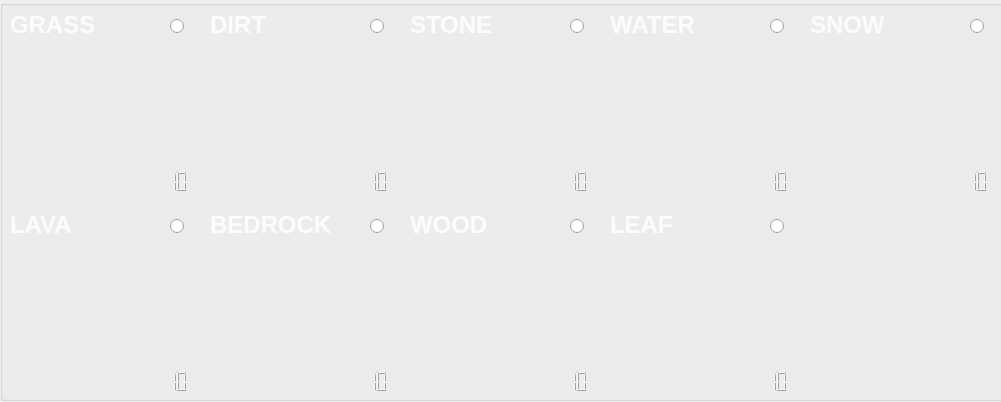
<?xml version="1.0" encoding="UTF-8"?>
<ui version="4.0">
 <class>Form</class>
 <widget class="QWidget" name="Form">
  <property name="geometry">
   <rect>
    <x>0</x>
    <y>0</y>
    <width>1001</width>
    <height>402</height>
   </rect>
  </property>
  <property name="windowTitle">
   <string>Form</string>
  </property>
  <widget class="QLabel" name="label">
   <property name="geometry">
    <rect>
     <x>0</x>
     <y>0</y>
     <width>201</width>
     <height>201</height>
    </rect>
   </property>
   <property name="text">
    <string>&lt;html&gt;&lt;head/&gt;&lt;body&gt;&lt;p&gt;&lt;img src=&quot;:/textures/grass.png&quot;/&gt;&lt;/p&gt;&lt;/body&gt;&lt;/html&gt;</string>
   </property>
  </widget>
  <widget class="QLabel" name="label_2">
   <property name="geometry">
    <rect>
     <x>200</x>
     <y>0</y>
     <width>201</width>
     <height>201</height>
    </rect>
   </property>
   <property name="text">
    <string>&lt;html&gt;&lt;head/&gt;&lt;body&gt;&lt;p&gt;&lt;img src=&quot;:/textures/dirt.png&quot;/&gt;&lt;/p&gt;&lt;/body&gt;&lt;/html&gt;</string>
   </property>
  </widget>
  <widget class="QLabel" name="label_3">
   <property name="geometry">
    <rect>
     <x>400</x>
     <y>0</y>
     <width>201</width>
     <height>201</height>
    </rect>
   </property>
   <property name="text">
    <string>&lt;html&gt;&lt;head/&gt;&lt;body&gt;&lt;p&gt;&lt;img src=&quot;:/textures/stone.png&quot;/&gt;&lt;/p&gt;&lt;p&gt;&lt;br/&gt;&lt;/p&gt;&lt;/body&gt;&lt;/html&gt;</string>
   </property>
  </widget>
  <widget class="QLabel" name="label_4">
   <property name="geometry">
    <rect>
     <x>600</x>
     <y>0</y>
     <width>201</width>
     <height>201</height>
    </rect>
   </property>
   <property name="text">
    <string>&lt;html&gt;&lt;head/&gt;&lt;body&gt;&lt;p&gt;&lt;img src=&quot;:/textures/water.png&quot;/&gt;&lt;/p&gt;&lt;/body&gt;&lt;/html&gt;</string>
   </property>
  </widget>
  <widget class="QLabel" name="label_5">
   <property name="geometry">
    <rect>
     <x>800</x>
     <y>0</y>
     <width>201</width>
     <height>201</height>
    </rect>
   </property>
   <property name="text">
    <string>&lt;html&gt;&lt;head/&gt;&lt;body&gt;&lt;p&gt;&lt;img src=&quot;:/textures/snow.png&quot;/&gt;&lt;/p&gt;&lt;/body&gt;&lt;/html&gt;</string>
   </property>
  </widget>
  <widget class="QLabel" name="label_6">
   <property name="geometry">
    <rect>
     <x>0</x>
     <y>200</y>
     <width>201</width>
     <height>201</height>
    </rect>
   </property>
   <property name="text">
    <string>&lt;html&gt;&lt;head/&gt;&lt;body&gt;&lt;p&gt;&lt;img src=&quot;:/textures/lava.png&quot;/&gt;&lt;/p&gt;&lt;/body&gt;&lt;/html&gt;</string>
   </property>
  </widget>
  <widget class="QLabel" name="label_7">
   <property name="geometry">
    <rect>
     <x>200</x>
     <y>200</y>
     <width>201</width>
     <height>201</height>
    </rect>
   </property>
   <property name="text">
    <string>&lt;html&gt;&lt;head/&gt;&lt;body&gt;&lt;p&gt;&lt;img src=&quot;:/textures/bedrock.png&quot;/&gt;&lt;/p&gt;&lt;/body&gt;&lt;/html&gt;</string>
   </property>
  </widget>
  <widget class="QLabel" name="label_8">
   <property name="geometry">
    <rect>
     <x>400</x>
     <y>200</y>
     <width>201</width>
     <height>201</height>
    </rect>
   </property>
   <property name="text">
    <string>&lt;html&gt;&lt;head/&gt;&lt;body&gt;&lt;p&gt;&lt;img src=&quot;:/textures/wood.png&quot;/&gt;&lt;/p&gt;&lt;/body&gt;&lt;/html&gt;</string>
   </property>
  </widget>
  <widget class="QLabel" name="label_9">
   <property name="geometry">
    <rect>
     <x>600</x>
     <y>200</y>
     <width>201</width>
     <height>201</height>
    </rect>
   </property>
   <property name="text">
    <string>&lt;html&gt;&lt;head/&gt;&lt;body&gt;&lt;p&gt;&lt;img src=&quot;:/textures/leaf.png&quot;/&gt;&lt;/p&gt;&lt;/body&gt;&lt;/html&gt;</string>
   </property>
  </widget>
  <widget class="QLabel" name="label_10">
   <property name="geometry">
    <rect>
     <x>0</x>
     <y>0</y>
     <width>1031</width>
     <height>401</height>
    </rect>
   </property>
   <property name="text">
    <string>&lt;html&gt;&lt;head/&gt;&lt;body&gt;&lt;p&gt;&lt;img src=&quot;:/textures/Background.png&quot;/&gt;&lt;/p&gt;&lt;/body&gt;&lt;/html&gt;</string>
   </property>
  </widget>
  <widget class="QLabel" name="label_12">
   <property name="geometry">
    <rect>
     <x>210</x>
     <y>10</y>
     <width>181</width>
     <height>31</height>
    </rect>
   </property>
   <property name="text">
    <string>&lt;html&gt;&lt;head/&gt;&lt;body&gt;&lt;p&gt;&lt;span style=&quot; font-size:18pt; font-weight:600; color:#ffffff;&quot;&gt;DIRT&lt;/span&gt;&lt;/p&gt;&lt;/body&gt;&lt;/html&gt;</string>
   </property>
  </widget>
  <widget class="QLabel" name="label_13">
   <property name="geometry">
    <rect>
     <x>10</x>
     <y>210</y>
     <width>181</width>
     <height>31</height>
    </rect>
   </property>
   <property name="text">
    <string>&lt;html&gt;&lt;head/&gt;&lt;body&gt;&lt;p&gt;&lt;span style=&quot; font-size:18pt; font-weight:600; color:#ffffff;&quot;&gt;LAVA&lt;/span&gt;&lt;/p&gt;&lt;/body&gt;&lt;/html&gt;</string>
   </property>
  </widget>
  <widget class="QLabel" name="label_14">
   <property name="geometry">
    <rect>
     <x>210</x>
     <y>210</y>
     <width>181</width>
     <height>31</height>
    </rect>
   </property>
   <property name="text">
    <string>&lt;html&gt;&lt;head/&gt;&lt;body&gt;&lt;p&gt;&lt;span style=&quot; font-size:18pt; font-weight:600; color:#ffffff;&quot;&gt;BEDROCK&lt;/span&gt;&lt;/p&gt;&lt;/body&gt;&lt;/html&gt;</string>
   </property>
  </widget>
  <widget class="QLabel" name="label_15">
   <property name="geometry">
    <rect>
     <x>10</x>
     <y>10</y>
     <width>181</width>
     <height>31</height>
    </rect>
   </property>
   <property name="text">
    <string>&lt;html&gt;&lt;head/&gt;&lt;body&gt;&lt;p&gt;&lt;span style=&quot; font-size:18pt; font-weight:600; color:#ffffff;&quot;&gt;GRASS&lt;/span&gt;&lt;/p&gt;&lt;/body&gt;&lt;/html&gt;</string>
   </property>
  </widget>
  <widget class="QLabel" name="label_16">
   <property name="geometry">
    <rect>
     <x>410</x>
     <y>210</y>
     <width>181</width>
     <height>31</height>
    </rect>
   </property>
   <property name="text">
    <string>&lt;html&gt;&lt;head/&gt;&lt;body&gt;&lt;p&gt;&lt;span style=&quot; font-size:18pt; font-weight:600; color:#ffffff;&quot;&gt;WOOD&lt;/span&gt;&lt;/p&gt;&lt;/body&gt;&lt;/html&gt;</string>
   </property>
  </widget>
  <widget class="QLabel" name="label_17">
   <property name="geometry">
    <rect>
     <x>610</x>
     <y>10</y>
     <width>181</width>
     <height>31</height>
    </rect>
   </property>
   <property name="text">
    <string>&lt;html&gt;&lt;head/&gt;&lt;body&gt;&lt;p&gt;&lt;span style=&quot; font-size:18pt; font-weight:600; color:#ffffff;&quot;&gt;WATER&lt;/span&gt;&lt;/p&gt;&lt;/body&gt;&lt;/html&gt;</string>
   </property>
  </widget>
  <widget class="QLabel" name="label_18">
   <property name="geometry">
    <rect>
     <x>410</x>
     <y>10</y>
     <width>181</width>
     <height>31</height>
    </rect>
   </property>
   <property name="text">
    <string>&lt;html&gt;&lt;head/&gt;&lt;body&gt;&lt;p&gt;&lt;span style=&quot; font-size:18pt; font-weight:600; color:#ffffff;&quot;&gt;STONE&lt;/span&gt;&lt;/p&gt;&lt;/body&gt;&lt;/html&gt;</string>
   </property>
  </widget>
  <widget class="QLabel" name="label_19">
   <property name="geometry">
    <rect>
     <x>610</x>
     <y>210</y>
     <width>181</width>
     <height>31</height>
    </rect>
   </property>
   <property name="text">
    <string>&lt;html&gt;&lt;head/&gt;&lt;body&gt;&lt;p&gt;&lt;span style=&quot; font-size:18pt; font-weight:600; color:#ffffff;&quot;&gt;LEAF&lt;/span&gt;&lt;/p&gt;&lt;/body&gt;&lt;/html&gt;</string>
   </property>
  </widget>
  <widget class="QLabel" name="label_20">
   <property name="geometry">
    <rect>
     <x>810</x>
     <y>10</y>
     <width>181</width>
     <height>31</height>
    </rect>
   </property>
   <property name="text">
    <string>&lt;html&gt;&lt;head/&gt;&lt;body&gt;&lt;p&gt;&lt;span style=&quot; font-size:18pt; font-weight:600; color:#ffffff;&quot;&gt;SNOW&lt;/span&gt;&lt;/p&gt;&lt;/body&gt;&lt;/html&gt;</string>
   </property>
  </widget>
  <widget class="QLCDNumber" name="grass_LCDnum">
   <property name="geometry">
    <rect>
     <x>130</x>
     <y>170</y>
     <width>64</width>
     <height>23</height>
    </rect>
   </property>
   <property name="font">
    <font>
     <pointsize>18</pointsize>
    </font>
   </property>
   <property name="autoFillBackground">
    <bool>true</bool>
   </property>
   <property name="frameShape">
    <enum>QFrame::NoFrame</enum>
   </property>
   <property name="frameShadow">
    <enum>QFrame::Raised</enum>
   </property>
   <property name="lineWidth">
    <number>2</number>
   </property>
   <property name="digitCount">
    <number>5</number>
   </property>
   <property name="value" stdset="0">
    <double>10.000000000000000</double>
   </property>
  </widget>
  <widget class="QLCDNumber" name="lava_LCDnum">
   <property name="geometry">
    <rect>
     <x>130</x>
     <y>370</y>
     <width>64</width>
     <height>23</height>
    </rect>
   </property>
   <property name="font">
    <font>
     <pointsize>18</pointsize>
    </font>
   </property>
   <property name="autoFillBackground">
    <bool>true</bool>
   </property>
   <property name="frameShape">
    <enum>QFrame::NoFrame</enum>
   </property>
   <property name="frameShadow">
    <enum>QFrame::Raised</enum>
   </property>
   <property name="lineWidth">
    <number>2</number>
   </property>
   <property name="digitCount">
    <number>5</number>
   </property>
   <property name="value" stdset="0">
    <double>10.000000000000000</double>
   </property>
  </widget>
  <widget class="QLCDNumber" name="dirt_LCDnum">
   <property name="geometry">
    <rect>
     <x>330</x>
     <y>170</y>
     <width>64</width>
     <height>23</height>
    </rect>
   </property>
   <property name="font">
    <font>
     <pointsize>18</pointsize>
    </font>
   </property>
   <property name="autoFillBackground">
    <bool>true</bool>
   </property>
   <property name="frameShape">
    <enum>QFrame::NoFrame</enum>
   </property>
   <property name="frameShadow">
    <enum>QFrame::Raised</enum>
   </property>
   <property name="lineWidth">
    <number>2</number>
   </property>
   <property name="digitCount">
    <number>5</number>
   </property>
   <property name="value" stdset="0">
    <double>10.000000000000000</double>
   </property>
  </widget>
  <widget class="QLCDNumber" name="bedrock_LCDnum">
   <property name="geometry">
    <rect>
     <x>330</x>
     <y>370</y>
     <width>64</width>
     <height>23</height>
    </rect>
   </property>
   <property name="font">
    <font>
     <pointsize>18</pointsize>
    </font>
   </property>
   <property name="autoFillBackground">
    <bool>true</bool>
   </property>
   <property name="frameShape">
    <enum>QFrame::NoFrame</enum>
   </property>
   <property name="frameShadow">
    <enum>QFrame::Raised</enum>
   </property>
   <property name="lineWidth">
    <number>2</number>
   </property>
   <property name="digitCount">
    <number>5</number>
   </property>
   <property name="value" stdset="0">
    <double>10.000000000000000</double>
   </property>
  </widget>
  <widget class="QLCDNumber" name="stone_LCDnum">
   <property name="geometry">
    <rect>
     <x>530</x>
     <y>170</y>
     <width>64</width>
     <height>23</height>
    </rect>
   </property>
   <property name="font">
    <font>
     <pointsize>18</pointsize>
    </font>
   </property>
   <property name="autoFillBackground">
    <bool>true</bool>
   </property>
   <property name="frameShape">
    <enum>QFrame::NoFrame</enum>
   </property>
   <property name="frameShadow">
    <enum>QFrame::Raised</enum>
   </property>
   <property name="lineWidth">
    <number>2</number>
   </property>
   <property name="digitCount">
    <number>5</number>
   </property>
   <property name="value" stdset="0">
    <double>10.000000000000000</double>
   </property>
  </widget>
  <widget class="QLCDNumber" name="water_LCDnum">
   <property name="geometry">
    <rect>
     <x>730</x>
     <y>170</y>
     <width>64</width>
     <height>23</height>
    </rect>
   </property>
   <property name="font">
    <font>
     <pointsize>18</pointsize>
    </font>
   </property>
   <property name="autoFillBackground">
    <bool>true</bool>
   </property>
   <property name="frameShape">
    <enum>QFrame::NoFrame</enum>
   </property>
   <property name="frameShadow">
    <enum>QFrame::Raised</enum>
   </property>
   <property name="lineWidth">
    <number>2</number>
   </property>
   <property name="digitCount">
    <number>5</number>
   </property>
   <property name="value" stdset="0">
    <double>10.000000000000000</double>
   </property>
  </widget>
  <widget class="QLCDNumber" name="wood_LCDnum">
   <property name="geometry">
    <rect>
     <x>530</x>
     <y>370</y>
     <width>64</width>
     <height>23</height>
    </rect>
   </property>
   <property name="font">
    <font>
     <pointsize>18</pointsize>
    </font>
   </property>
   <property name="autoFillBackground">
    <bool>true</bool>
   </property>
   <property name="frameShape">
    <enum>QFrame::NoFrame</enum>
   </property>
   <property name="frameShadow">
    <enum>QFrame::Raised</enum>
   </property>
   <property name="lineWidth">
    <number>2</number>
   </property>
   <property name="digitCount">
    <number>5</number>
   </property>
   <property name="value" stdset="0">
    <double>10.000000000000000</double>
   </property>
  </widget>
  <widget class="QLCDNumber" name="leaf_LCDnum">
   <property name="geometry">
    <rect>
     <x>730</x>
     <y>370</y>
     <width>64</width>
     <height>23</height>
    </rect>
   </property>
   <property name="font">
    <font>
     <pointsize>18</pointsize>
    </font>
   </property>
   <property name="autoFillBackground">
    <bool>true</bool>
   </property>
   <property name="frameShape">
    <enum>QFrame::NoFrame</enum>
   </property>
   <property name="frameShadow">
    <enum>QFrame::Raised</enum>
   </property>
   <property name="lineWidth">
    <number>2</number>
   </property>
   <property name="digitCount">
    <number>5</number>
   </property>
   <property name="value" stdset="0">
    <double>10.000000000000000</double>
   </property>
  </widget>
  <widget class="QLCDNumber" name="snow_LCDnum">
   <property name="geometry">
    <rect>
     <x>930</x>
     <y>170</y>
     <width>64</width>
     <height>23</height>
    </rect>
   </property>
   <property name="font">
    <font>
     <pointsize>18</pointsize>
    </font>
   </property>
   <property name="autoFillBackground">
    <bool>true</bool>
   </property>
   <property name="frameShape">
    <enum>QFrame::NoFrame</enum>
   </property>
   <property name="frameShadow">
    <enum>QFrame::Raised</enum>
   </property>
   <property name="lineWidth">
    <number>2</number>
   </property>
   <property name="digitCount">
    <number>5</number>
   </property>
   <property name="value" stdset="0">
    <double>10.000000000000000</double>
   </property>
  </widget>
  <widget class="QGroupBox" name="groupBox">
   <property name="geometry">
    <rect>
     <x>0</x>
     <y>0</y>
     <width>1021</width>
     <height>401</height>
    </rect>
   </property>
   <property name="title">
    <string/>
   </property>
   <property name="checkable">
    <bool>false</bool>
   </property>
   <widget class="QRadioButton" name="grass_radioButton">
    <property name="geometry">
     <rect>
      <x>170</x>
      <y>10</y>
      <width>21</width>
      <height>32</height>
     </rect>
    </property>
    <property name="text">
     <string/>
    </property>
    <property name="iconSize">
     <size>
      <width>32</width>
      <height>32</height>
     </size>
    </property>
   </widget>
   <widget class="QRadioButton" name="dirt_radioButton">
    <property name="geometry">
     <rect>
      <x>370</x>
      <y>10</y>
      <width>21</width>
      <height>32</height>
     </rect>
    </property>
    <property name="text">
     <string/>
    </property>
    <property name="iconSize">
     <size>
      <width>32</width>
      <height>32</height>
     </size>
    </property>
   </widget>
   <widget class="QRadioButton" name="stone_radioButton">
    <property name="geometry">
     <rect>
      <x>570</x>
      <y>10</y>
      <width>21</width>
      <height>32</height>
     </rect>
    </property>
    <property name="text">
     <string/>
    </property>
    <property name="iconSize">
     <size>
      <width>32</width>
      <height>32</height>
     </size>
    </property>
   </widget>
   <widget class="QRadioButton" name="water_radioButton">
    <property name="geometry">
     <rect>
      <x>770</x>
      <y>10</y>
      <width>21</width>
      <height>32</height>
     </rect>
    </property>
    <property name="text">
     <string/>
    </property>
    <property name="iconSize">
     <size>
      <width>32</width>
      <height>32</height>
     </size>
    </property>
   </widget>
   <widget class="QRadioButton" name="snow_radioButton">
    <property name="geometry">
     <rect>
      <x>970</x>
      <y>10</y>
      <width>21</width>
      <height>32</height>
     </rect>
    </property>
    <property name="text">
     <string/>
    </property>
    <property name="iconSize">
     <size>
      <width>32</width>
      <height>32</height>
     </size>
    </property>
   </widget>
   <widget class="QRadioButton" name="bedrock_radioButton">
    <property name="geometry">
     <rect>
      <x>370</x>
      <y>210</y>
      <width>21</width>
      <height>32</height>
     </rect>
    </property>
    <property name="text">
     <string/>
    </property>
    <property name="iconSize">
     <size>
      <width>32</width>
      <height>32</height>
     </size>
    </property>
   </widget>
   <widget class="QRadioButton" name="wood_radioButton">
    <property name="geometry">
     <rect>
      <x>570</x>
      <y>210</y>
      <width>21</width>
      <height>32</height>
     </rect>
    </property>
    <property name="text">
     <string/>
    </property>
    <property name="iconSize">
     <size>
      <width>32</width>
      <height>32</height>
     </size>
    </property>
   </widget>
   <widget class="QRadioButton" name="leaf_radioButton">
    <property name="geometry">
     <rect>
      <x>770</x>
      <y>210</y>
      <width>21</width>
      <height>32</height>
     </rect>
    </property>
    <property name="text">
     <string/>
    </property>
    <property name="iconSize">
     <size>
      <width>32</width>
      <height>32</height>
     </size>
    </property>
   </widget>
   <widget class="QRadioButton" name="lava_radioButton">
    <property name="geometry">
     <rect>
      <x>170</x>
      <y>210</y>
      <width>21</width>
      <height>32</height>
     </rect>
    </property>
    <property name="text">
     <string/>
    </property>
    <property name="iconSize">
     <size>
      <width>32</width>
      <height>32</height>
     </size>
    </property>
   </widget>
  </widget>
  <zorder>label_10</zorder>
  <zorder>label</zorder>
  <zorder>label_2</zorder>
  <zorder>label_4</zorder>
  <zorder>label_5</zorder>
  <zorder>label_3</zorder>
  <zorder>label_9</zorder>
  <zorder>label_6</zorder>
  <zorder>label_7</zorder>
  <zorder>label_8</zorder>
  <zorder>label_12</zorder>
  <zorder>label_13</zorder>
  <zorder>label_14</zorder>
  <zorder>label_15</zorder>
  <zorder>label_16</zorder>
  <zorder>label_17</zorder>
  <zorder>label_18</zorder>
  <zorder>label_19</zorder>
  <zorder>label_20</zorder>
  <zorder>grass_LCDnum</zorder>
  <zorder>lava_LCDnum</zorder>
  <zorder>dirt_LCDnum</zorder>
  <zorder>bedrock_LCDnum</zorder>
  <zorder>stone_LCDnum</zorder>
  <zorder>water_LCDnum</zorder>
  <zorder>wood_LCDnum</zorder>
  <zorder>leaf_LCDnum</zorder>
  <zorder>snow_LCDnum</zorder>
  <zorder>groupBox</zorder>
 </widget>
 <resources/>
 <connections/>
</ui>
